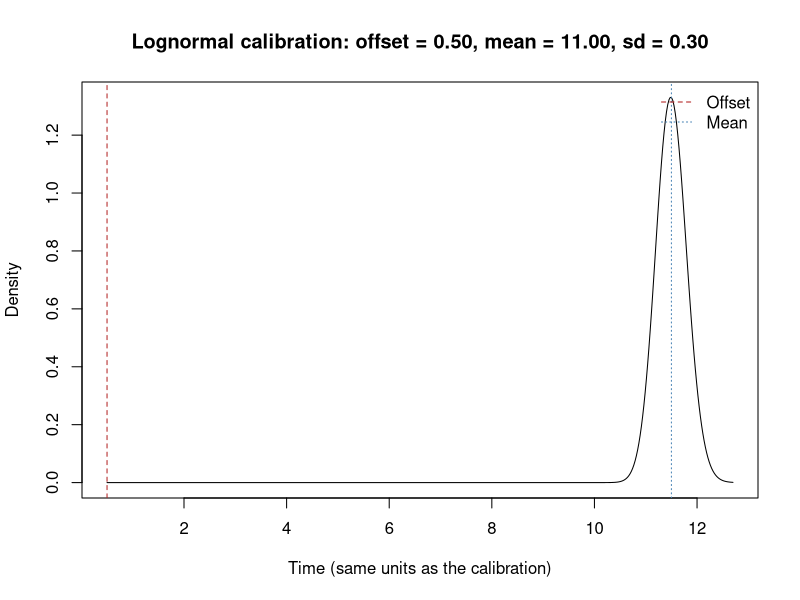

The R script that drew this image:
# SNAPP lognormal calibration helper ---------------------------------------
#
# This standalone snippet visualises the lognormal calibration prior that
# `snapp_prep.rb` injects into BEAST/SNAPP XML files. It is meant as a manual
# aid when you choose offset/mean/sd triplets for the constraint entries in
# the pipeline configuration; it is not sourced by any Snakemake rule.
#
# How to use:
#   1. Save any offset/mean/sd combination you want to inspect below.
#   2. Run the script in an interactive R session (`Rscript snapp_lognormal_helper.R`
#      or copy/paste into RStudio) to plot the density curve.
#   3. Adjust the numbers until the curve matches the calibration you intend to
#      encode (e.g., check that the offset matches the minimum age and the bulk
#      probability mass aligns with your fossil constraint).
#
# Construction notes:
#   * The numbers are interpreted exactly like `snapp_prep.rb` does: the first
#     entry is an offset (hard lower bound), the second is the real-space mean,
#     and the third the real-space standard deviation. BEAST uses a lognormal
#     parameterisation where `meanInRealSpace = true`, so we convert those
#     values to the log scale before calling `dlnorm`.
#   * The helper wraps the density in a function that clamps values below the
#     offset to zero, mirroring BEAST's behaviour for offset lognormals.
#
# Example parameters (replace with your own):
offset    <- 0.5   # Lower bound of the calibration (time units)
mean_real <- 11    # Mean of the distribution in real space
sd_real   <- 0.3   # Standard deviation in real space

# ---------------------------------------------------------------------------
# Convert the real-space mean/sd to mu/sigma on the log scale used by dlnorm.
sigma <- sqrt(log(1 + (sd_real^2 / mean_real^2)))
mu    <- log(mean_real) - 0.5 * sigma^2

# Offset lognormal density mirroring snapp_prep.rb / BEAST behaviour.
lognormal_density <- function(x) {
  y <- x - offset
  ifelse(y > 0, dlnorm(y, meanlog = mu, sdlog = sigma), 0)
}

# Choose a plotting window centred around the mean with extra tail coverage.
x_min <- offset
x_max <- mean_real + offset + 4 * sd_real

curve(
  lognormal_density,
  from = x_min,
  to = x_max,
  n = 500,
  xlab = "Time (same units as the calibration)",
  ylab = "Density",
  main = sprintf(
    "Lognormal calibration: offset = %.2f, mean = %.2f, sd = %.2f",
    offset, mean_real, sd_real
  )
)

# Visual guides: offset (minimum age) and the mean (offset + mean_real).
abline(v = offset, col = "firebrick", lty = 2)
abline(v = mean_real + offset, col = "steelblue", lty = 3)
legend(
  "topright",
  legend = c("Offset", "Mean"),
  col = c("firebrick", "steelblue"),
  lty = c(2, 3),
  bty = "n"
)

# Optional: print expected quantiles to the console for quick reference.
quantiles <- c(0.025, 0.5, 0.975)
cat("Quantiles (with offset applied):\n")
print(offset + qlnorm(quantiles, meanlog = mu, sdlog = sigma))
